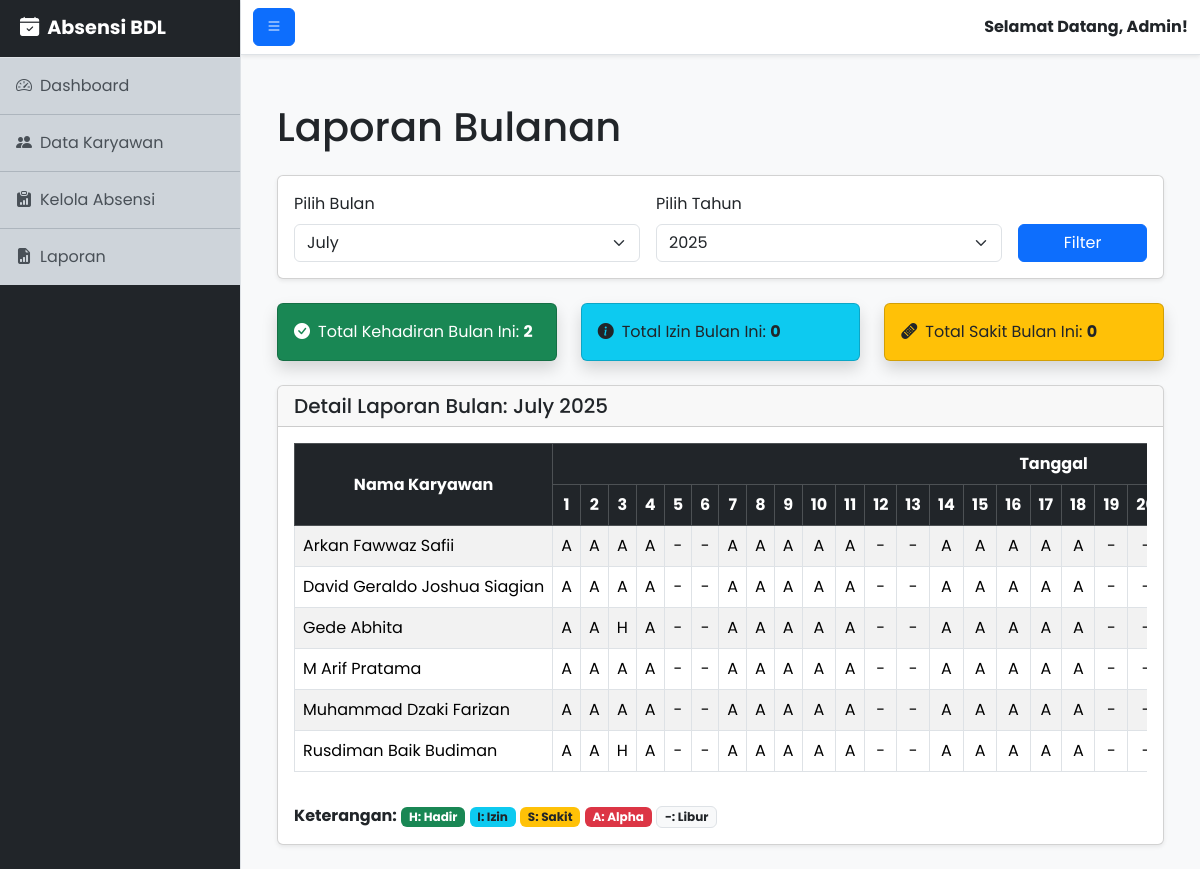
The app's page /laporan/bulanan.php with its own data.
### tables this page shows
CREATE TABLE `karyawan` (
  `id_karyawan` int(11) NOT NULL,
  `nik` varchar(50) NOT NULL,
  `nama_lengkap` varchar(255) NOT NULL,
  `jabatan` varchar(100) NOT NULL,
  `nomor_telepon` varchar(20) DEFAULT NULL,
  `foto` varchar(255) DEFAULT 'default.png'
);

### laporan/bulanan.php (the view, shortened to what this page needs)
<?php
include '../template/header.php';
$bulan = isset($_GET['bulan']) ? $_GET['bulan'] : date('m');
$tahun = isset($_GET['tahun']) ? $_GET['tahun'] : date('Y');
$nama_bulan = DateTime::createFromFormat('!m', $bulan)->format('F');
$query_hadir = "SELECT COUNT(*) as total FROM absensi WHERE status_kehadiran = 'Hadir' AND MONTH(waktu_masuk) = '$bulan' AND YEAR(waktu_masuk) = '$tahun'";
$total_hadir = mysqli_fetch_assoc(mysqli_query($koneksi, $query_hadir))['total'];
$query_izin = "SELECT COUNT(*) as total FROM absensi WHERE status_kehadiran = 'Izin' AND MONTH(waktu_masuk) = '$bulan' AND YEAR(waktu_masuk) = '$tahun'";
$total_izin = mysqli_fetch_assoc(mysqli_query($koneksi, $query_izin))['total'];
$query_sakit = "SELECT COUNT(*) as total FROM absensi WHERE status_kehadiran = 'Sakit' AND MONTH(waktu_masuk) = '$bulan' AND YEAR(waktu_masuk) = '$tahun'";
$total_sakit = mysqli_fetch_assoc(mysqli_query($koneksi, $query_sakit))['total'];
$query_laporan = "SELECT * FROM v_rekap_absensi WHERE MONTH(waktu_masuk) = '$bulan' AND YEAR(waktu_masuk) = '$tahun'";
$result_laporan = mysqli_query($koneksi, $query_laporan);
$data_absensi = [];
while($row = mysqli_fetch_assoc($result_laporan)) {
    $tanggal = date('j', strtotime($row['waktu_masuk']));
    $data_absensi[$row['id_karyawan']][$tanggal] = $row['status_kehadiran'];
}
$jumlah_hari = cal_days_in_month(CAL_GREGORIAN, $bulan, $tahun);
?>
<div class="container-fluid">
    <h1 class="mt-4 mb-4" data-aos="fade-right">Laporan Bulanan</h1>
    <div class="card shadow-sm mb-4" data-aos="fade-up">
        <div class="card-body">
            <form method="GET" action="bulanan.php" class="row g-3 align-items-end">
                <div class="col-md-5">
                    <label for="bulan" class="form-label">Pilih Bulan</label>
                    <select name="bulan" id="bulan" class="form-select">
                        <?php for ($i = 1; $i <= 12; $i++) {
                            $selected = ($i == $bulan) ? 'selected' : '';
                            echo "<option value='" . str_pad($i, 2, '0', STR_PAD_LEFT) . "' $selected>" . DateTime::createFromFormat('!m', $i)->format('F') . "</option>";
                        } ?>
                    </select>
                </div>
                <div class="col-md-5">
                    <label for="tahun" class="form-label">Pilih Tahun</label>
                    <select name="tahun" id="tahun" class="form-select">
                        <?php for ($i = date('Y'); $i >= date('Y') - 5; $i--) {
                            $selected = ($i == $tahun) ? 'selected' : '';
                            echo "<option value='$i' $selected>$i</option>";
                        } ?>
                    </select>
                </div>
                <div class="col-md-2">
                    <button type="submit" class="btn btn-primary w-100">Filter</button>
                </div>
            </form>
        </div>
    </div>
    <div class="row" data-aos="fade-up" data-aos-delay="100">
        <div class="col-lg-4 mb-4">
            <div class="card bg-success text-white shadow">
                <div class="card-body"><i class="bi bi-check-circle-fill me-2"></i>Total Kehadiran Bulan Ini: <strong><?php echo $total_hadir; ?></strong></div>
            </div>
        </div>
        <div class="col-lg-4 mb-4">
            <div class="card bg-info text-dark shadow">
                <div class="card-body"><i class="bi bi-info-circle-fill me-2"></i>Total Izin Bulan Ini: <strong><?php echo $total_izin; ?></strong></div>
            </div>
        </div>
        <div class="col-lg-4 mb-4">
            <div class="card bg-warning text-dark shadow">
                <div class="card-body"><i class="bi bi-bandaid-fill me-2"></i>Total Sakit Bulan Ini: <strong><?php echo $total_sakit; ?></strong></div>
            </div>
        </div>
    </div>
    <div class="card shadow-sm" data-aos="fade-up" data-aos-delay="200">
        <div class="card-header">
            <h5 class="mb-0">Detail Laporan Bulan: <?php echo $nama_bulan . " " . $tahun; ?></h5>
        </div>
        <div class="card-body">
            <div class="table-responsive">
                <table class="table table-bordered table-striped text-center report-table">
                    <thead class="table-dark">
                        <tr>
                            <th rowspan="2" class="align-middle">Nama Karyawan</th>
                            <th colspan="<?php echo $jumlah_hari; ?>">Tanggal</th>
                        </tr>
                        <tr>
                            <?php for ($i = 1; $i <= $jumlah_hari; $i++) echo "<th>$i</th>"; ?>
                        </tr>
                    </thead>
                    <tbody>
                        <?php
                        $karyawan_query = "SELECT id_karyawan, nama_lengkap FROM karyawan ORDER BY nama_lengkap";
                        $karyawan_result = mysqli_query($koneksi, $karyawan_query);
                        while ($karyawan = mysqli_fetch_assoc($karyawan_result)) {
                            $id_karyawan = $karyawan['id_karyawan'];
                            $total_H = 0; $total_I = 0; $total_S = 0; $total_A = 0;
                            echo "<tr><td class='text-start'>" . htmlspecialchars($karyawan['nama_lengkap']) . "</td>";
                            for ($hari = 1; $hari <= $jumlah_hari; $hari++) {
                                $nama_hari = date('N', strtotime("$tahun-$bulan-$hari"));
                                $status = '-';
                                if (isset($data_absensi[$id_karyawan][$hari])) {
                                    $status = substr($data_absensi[$id_karyawan][$hari], 0, 1);
                                    if($status == 'H') $total_H++;
                                } else if ($nama_hari < 6) {
                                    $status = 'A';
                                    $total_A++;
                                }
                                echo "<td class='status-cell-$status'>$status</td>";
                            }
                            echo "<td>$total_H</td><td>$total_I</td><td>$total_S</td><td>$total_A</td></tr>";
                        }
                        ?>
                    </tbody>
                </table>
            </div>
            <div class="mt-3">
                <strong>Keterangan:</strong>
                <span class="badge bg-success">H: Hadir</span>
                <span class="badge bg-info text-dark">I: Izin</span>
                <span class="badge bg-warning text-dark">S: Sakit</span>
                <span class="badge bg-danger">A: Alpha</span>
                <span class="badge bg-light text-dark border">-: Libur</span>
            </div>
        </div>
    </div>
</div>
<?php include '../template/footer.php'; ?>

### assets/css/style.css (style rules this page uses)
body { font-family: 'Poppins', sans-serif; }
* { transition: all 0.3s ease-in-out; }
.report-table { white-space: nowrap; }
.report-table th, .report-table td { padding: 0.5rem !important; vertical-align: middle; }
.status-cell-H { background-color: #d1e7dd; }
.status-cell-A { background-color: #f8d7da; }
.status-cell-- { background-color: #f8f9fa; }

### records on screen
karyawan: nama_lengkap "Arkan Fawwaz Safii", status "A", status "-"
karyawan: nama_lengkap "David Geraldo Joshua Siagian", status "A", status "-"
karyawan: nama_lengkap "Gede Abhita", status "A", id_karyawan "H", status "-"
karyawan: nama_lengkap "M Arif Pratama", status "A", status "-"
karyawan: nama_lengkap "Muhammad Dzaki Farizan", status "A", status "-"
karyawan: nama_lengkap "Rusdiman Baik Budiman", status "A", id_karyawan "H", status "-"

### other values on screen
$total_hadir "2"
$total_izin "0"
$total_sakit "0"
$nama_bulan "July"
$tahun "2025"
form field bulan "July"
form field tahun "2025"
